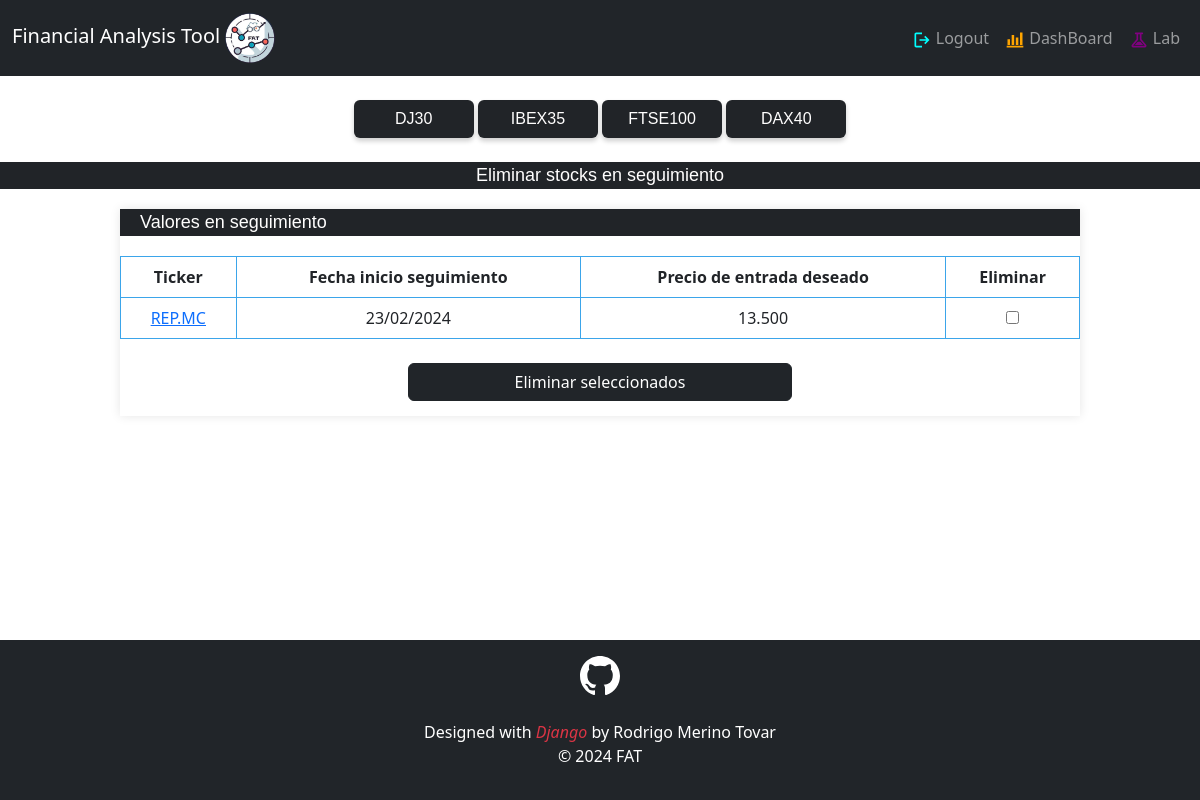
Before: /dashboard/eliminar_seguimientos/ (signed in) with the older database file.
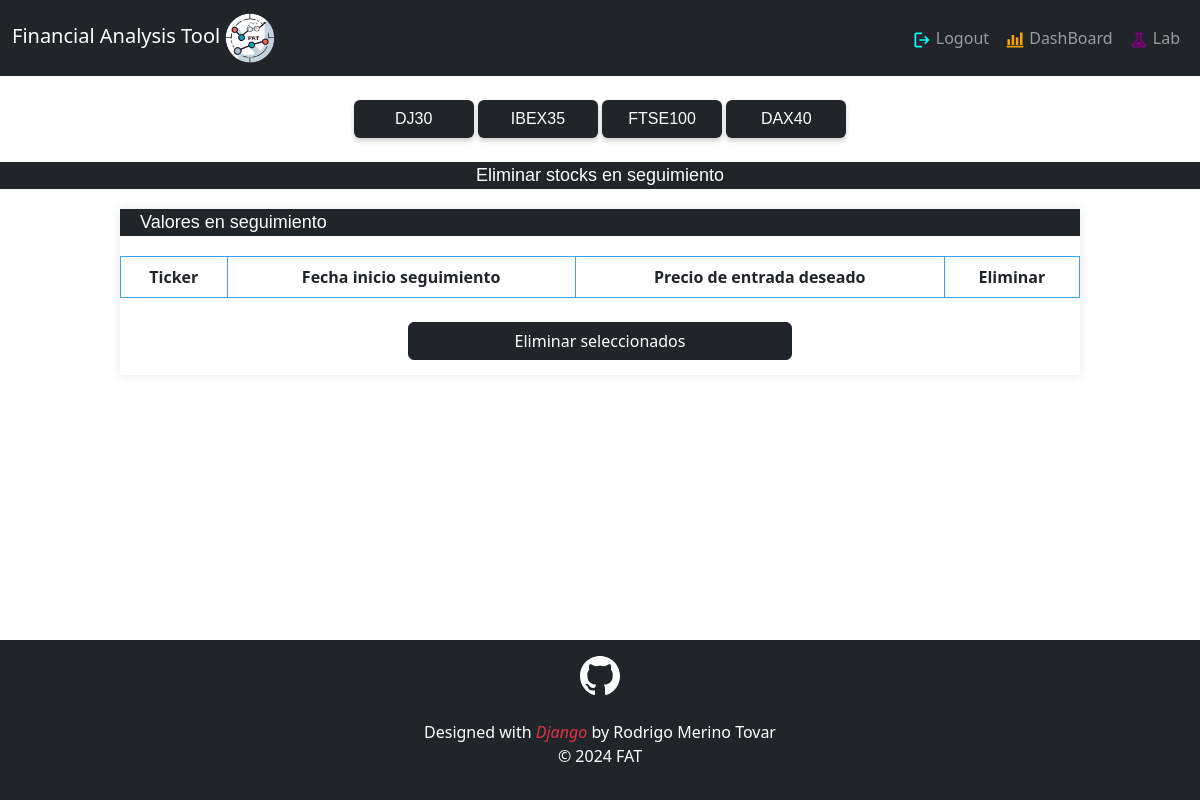
After: the same page with the newer database file.
### DashBoard/models.py (models this page shows, shortened)
class StockSeguimiento(models.Model):
    usuario = models.ForeignKey(User, on_delete=models.CASCADE)
    ticker_bd = models.CharField(max_length=7)
    bd = models.CharField(max_length=10)
    ticker = models.CharField(max_length=7)
    nombre_stock = models.CharField(max_length=255)
    fecha_inicio_seguimiento = models.DateTimeField()
    precio_entrada_deseado = models.DecimalField(max_digits=10, decimal_places=4)
    moneda = models.CharField(max_length=4)
    sector = models.CharField(max_length=255)
    objects = models.Manager()

### DashBoard/views.py (the view)
# urls.py: path('dashboard/eliminar_seguimientos/', eliminar_seguimientos, name="eliminar_seguimientos"),
@login_required
def eliminar_seguimientos(request):
    if request.method == "GET":
        lista_seguimiento = StockSeguimiento.objects.filter(usuario=request.user)
        context = {
            "lista_seguimiento": lista_seguimiento,
        }
        return render(request, "eliminar_seguimientos.html", context)
    seleccionados = request.POST.getlist('eliminar_seguimientos')
    StockSeguimiento.objects.filter(id__in=seleccionados).delete()
    return redirect("dashboard")

### DashBoard/templates/eliminar_seguimientos.html (shortened to what this page needs)
{% extends 'base.html' %}
{% load static %}
{% block content %}
<link rel="stylesheet" type="text/css" href="{% static 'css/estilos_modificar_cartera.css' %}">
<div>
    <br><p class="cabecera">Eliminar stocks en seguimiento</p>
</div>
<div class="caja" style="width: 80%;">
    <p class="barra">Valores en seguimiento</p>
    <form method="post" action="{% url 'eliminar_seguimientos' %}" style="text-align: center;">
        <table>
            <thead>
                <tr>
                    <th>Ticker</th>
                    <th>Fecha inicio seguimiento</th>
                    <th>Precio de entrada deseado</th>
                    <th>Eliminar</th>
                </tr>
            </thead>
            <tbody>
                {% for stock_seguido in lista_seguimiento %}
                    <tr>
                        <td><a title="{{ stock_seguido.nombre_stock }}" href="/{{ stock_seguido.bd }}/{{ stock_seguido.ticker_bd }}/chart">{{ stock_seguido.ticker }}</a></td>
                        <td>{{ stock_seguido.fecha_inicio_seguimiento|date:"d/m/Y" }}</td>
                        <td>{{ stock_seguido.precio_entrada_deseado|floatformat:3 }}</td>
                        <td><input type="checkbox" name="eliminar_seguimientos" value="{{ stock_seguido.id }}"></td>
                    </tr>
                {% endfor %}
            </tbody>
        </table>
        <br>
        <button type="submit" class="btn btn-dark" style="width: 40%; margin-bottom: 15px;">Eliminar seleccionados</button>
    </form>
</div>
{% endblock %}

Changed rows visible on the page:
removed StockSeguimiento: ticker "REP.MC", fecha_inicio_seguimiento "23/02/2024", precio_entrada_deseado "13.500"
